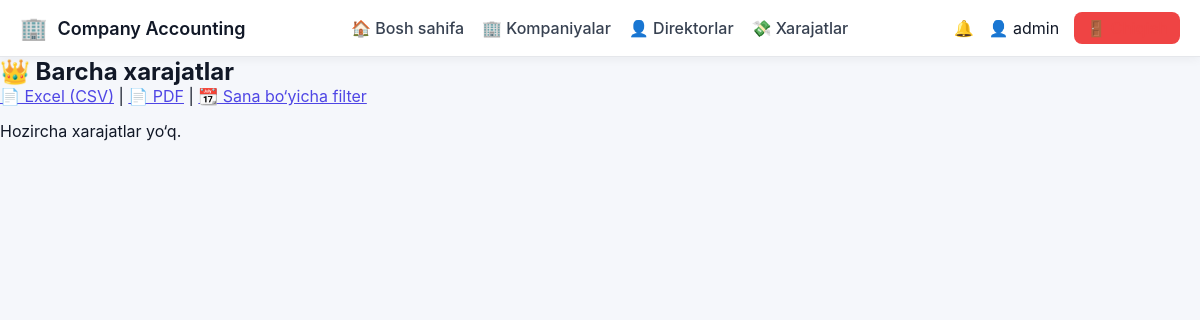
The page /admin/expenses (signed in) on the database as committed earlier.
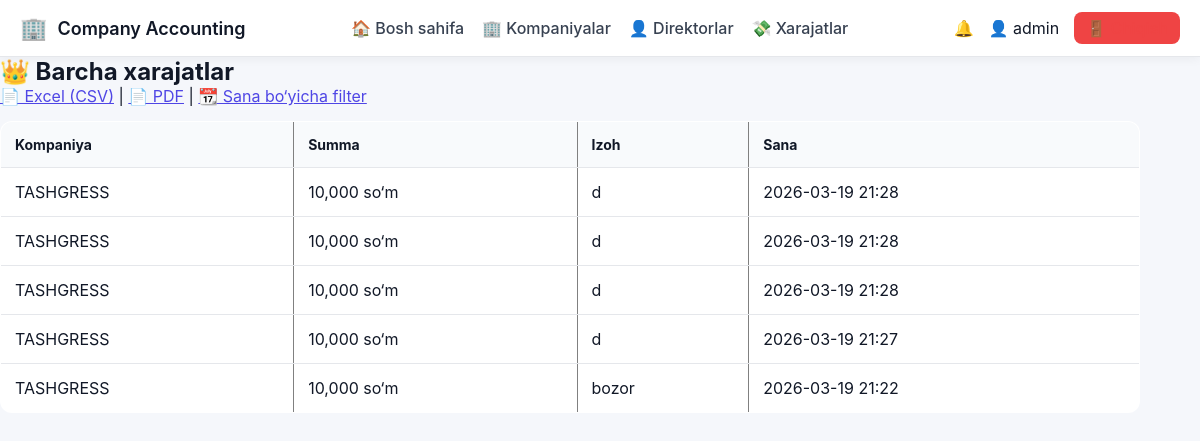
The same page on the database as committed later.
### tables this page shows
CREATE TABLE expenses (
        id INTEGER PRIMARY KEY AUTOINCREMENT,
        company_id INTEGER,
        user_id INTEGER,
        amount INTEGER,
        description TEXT,
        created_at TEXT
    );

CREATE TABLE companies (
        id INTEGER PRIMARY KEY AUTOINCREMENT,
        name TEXT,
        balance INTEGER DEFAULT 0,
        created_at TEXT
    );

### app.py (the view)
@app.route("/admin/expenses")
def admin_expenses():
    if session.get("role") != "admin":
        return "Ruxsat yo'q ❌"
    day = request.args.get("day")
    month = request.args.get("month")
    date_from = request.args.get("from")
    date_to = request.args.get("to")
    conn = get_db()
    c = conn.cursor()
    query = """
        SELECT
            c.name AS company,
            CAST(e.amount AS INTEGER) AS amount,
            e.description,
            e.created_at
        FROM expenses e
        JOIN companies c ON e.company_id = c.id
        WHERE 1=1
    """
    params = []
    if day:
        query += " AND date(e.created_at) = ?"
        params.append(day)
    elif month:
        query += " AND strftime('%Y-%m', e.created_at) = ?"
        params.append(month)
    elif date_from and date_to:
        query += " AND date(e.created_at) BETWEEN ? AND ?"
        params.extend([date_from, date_to])
    query += " ORDER BY e.id DESC"
    c.execute(query, params)
    expense_list = c.fetchall()
    conn.close()
    return render_template("admin_expenses.html", expenses=expense_list)

### app.py (called while the page is built)
def get_db():
    conn = sqlite3.connect("users.db")
    conn.row_factory = sqlite3.Row
    return conn

@app.context_processor
def inject_notifications():
    return {
        "notifications": [],
        "last_expense": session.get("last_expense")
    }

### templates/admin_expenses.html (shortened to what this page needs)
<!DOCTYPE html>
<html lang="uz">
<head>
    <link rel="stylesheet" href="{{ url_for('static', filename='style.css') }}">
</head>
<body>
{% include "navbar.html" %}
<div class="login-box" style="width:95%; max-width:1200px;">
    <h2>👑 Barcha xarajatlar</h2>
    <div style="margin-bottom:15px;">
        <a href="/admin/export/expenses">📄 Excel (CSV)</a> |
        <a href="/admin/export/expenses/pdf">📄 PDF</a> |
        <a href="/admin/expenses/filter">📆 Sana bo‘yicha filter</a>
    </div>
    {% if expenses %}
        <table border="1" width="100%" cellpadding="6">
            <thead>
                <tr>
                    <th>Kompaniya</th>
                    <th>Summa</th>
                    <th>Izoh</th>
                    <th>Sana</th>
                </tr>
            </thead>
            <tbody>
                {% for e in expenses %}
                <tr>
                    <td>{{ e[0] }}</td>
                    <td>{{ "{:,}".format(e[1]) }} so‘m</td>
                    <td>{{ e[2] }}</td>
                    <td>{{ e[3] }}</td>
                </tr>
                {% endfor %}
            </tbody>
        </table>
    {% else %}
        <p>Hozircha xarajatlar yo‘q.</p>
    {% endif %}
</div>
</body>
</html>

### templates/navbar.html (shortened to what this page needs)
<nav class="navbar">
    <div class="nav-left">
        <span class="logo">🏢</span>
        <span class="brand">Company Accounting</span>
    </div>
    <div class="nav-center" id="navMenu">
        <a href="{{ url_for('dashboard') }}">🏠 Bosh sahifa</a>
        {% if session.get("role") == "admin" %}
            <a href="{{ url_for('admin_companies') }}">🏢 Kompaniyalar</a>
            <a href="{{ url_for('admin_directors') }}">👤 Direktorlar</a>
            <a href="{{ url_for('admin_expenses') }}">💸 Xarajatlar</a>
        {% else %}
            <a href="{{ url_for('expenses') }}">💸 Xarajatlarim</a>
        {% endif %}
    </div>
    <div class="nav-right">
        <span class="icon">🔔</span>
        <span class="user">👤 {{ session.get("user") }}</span>
        <a href="{{ url_for('logout') }}" class="logout">🚪 Chiqish</a>
    </div>
</nav>

### static/style.css (style rules this page uses)
:root { --primary: #2563eb; --secondary: #1e293b; --bg: #f1f5f9; --card: #ffffff; --success: #16a34a; --danger: #dc2626; --text: #0f172a; }
* { margin: 0; padding: 0; box-sizing: border-box; font-family: Inter, Arial, sans-serif; }
body { background: var(--bg); color: var(--text); }
table { width: 100%; border-collapse: collapse; background: white; border-radius: 12px; overflow: hidden; }
th, td { padding: 14px; border-bottom: 1px solid #e5e7eb; }
th { background: #f8fafc; text-align: left; font-size: 14px; }
:root { --bg: #f5f7fb; --card: #ffffff; --text: #111827; --sidebar: #ffffff; --primary: #4f46e5; }
a { color: var(--primary); }
.navbar { background: var(--bg); color: var(--text); padding: 12px 20px; display: flex; justify-content: space-between; align-items: center; border-bottom: 1px solid #e5e7eb; }
.brand { font-weight: bold; font-size: 18px; }
.nav-right { display: flex; align-items: center; gap: 12px; }
:root { --bg: #ffffff; --text: #111827; }
.navbar { display: flex; align-items: center; justify-content: space-between; padding: 14px 24px; background: white; border-bottom: 1px solid #e5e7eb; box-shadow: 0 4px 10px rgba(0,0,0,.04); position: sticky; top: 0; z-index: 100; }
.nav-left { display: flex; align-items: center; gap: 10px; }
.brand { font-weight: 700; font-size: 18px; }
.nav-center { display: flex; gap: 20px; }
.nav-center a { text-decoration: none; color: #374151; font-weight: 500; }
.nav-right { display: flex; align-items: center; gap: 14px; }
.logout { background: #ef4444; color: white; padding: 6px 12px; border-radius: 8px; text-decoration: none; }
.navbar { display: flex; align-items: center; justify-content: space-between; background: #ffffff; padding: 12px 20px; box-shadow: 0 2px 10px rgba(0,0,0,.05); position: sticky; top: 0; z-index: 1000; }
.logo { font-size: 22px; }
.brand { font-weight: 600; font-size: 18px; }
.nav-center { display: flex; gap: 18px; }
.nav-right { display: flex; align-items: center; gap: 15px; }
.logout { text-decoration: none; color: #ef4444; font-weight: 500; }
body { background: #f5f7fb; }

Rows that differ between the two databases and show on the page:
added expenses: name "TASHGRESS", amount "10,000", description "d", created_at "2026-03-19 21:28"
added expenses: name "TASHGRESS", amount "10,000", description "d", created_at "2026-03-19 21:28"
added expenses: name "TASHGRESS", amount "10,000", description "d", created_at "2026-03-19 21:28"
added expenses: name "TASHGRESS", amount "10,000", description "d", created_at "2026-03-19 21:27"
added expenses: name "TASHGRESS", amount "10,000", description "bozor", created_at "2026-03-19 21:22"
Other text that changed with them:
text no longer shown: "Hozircha xarajatlar yo‘q."
text now shown: "Kompaniya Summa Izoh Sana"
